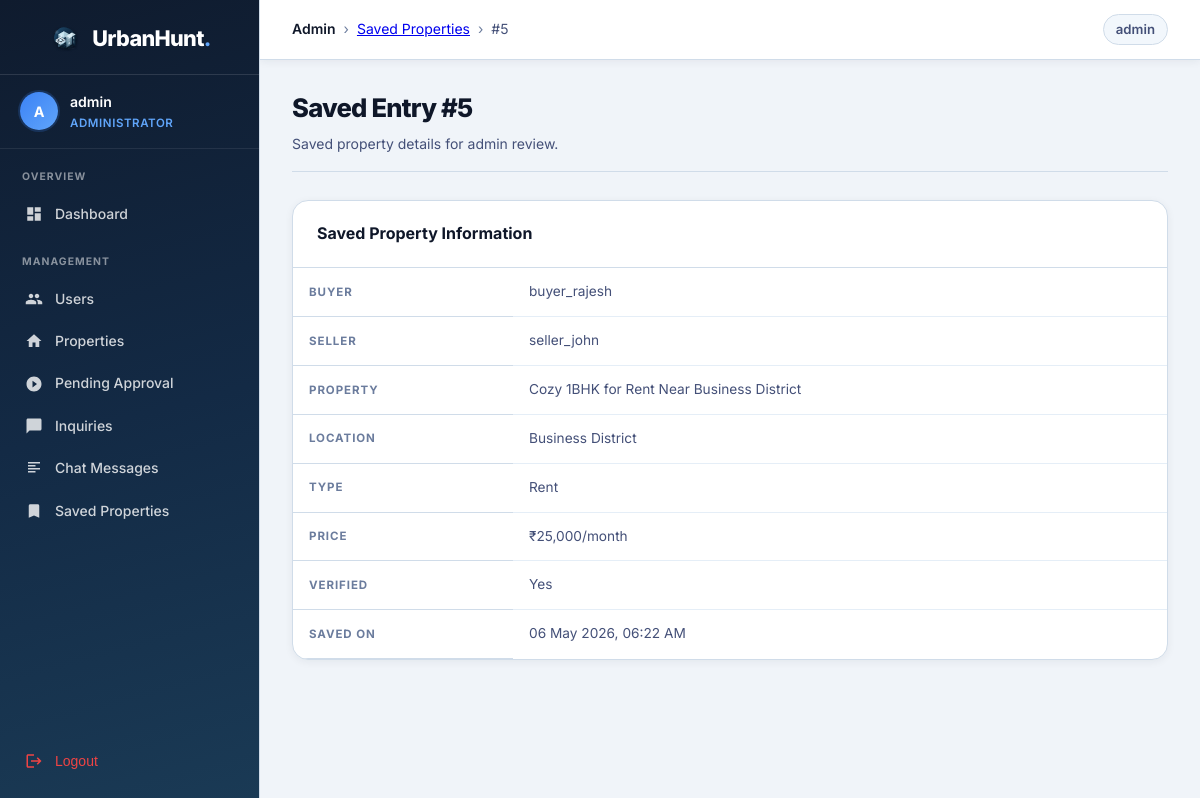
The app's page /panel/saved/5/ (signed in), older data.
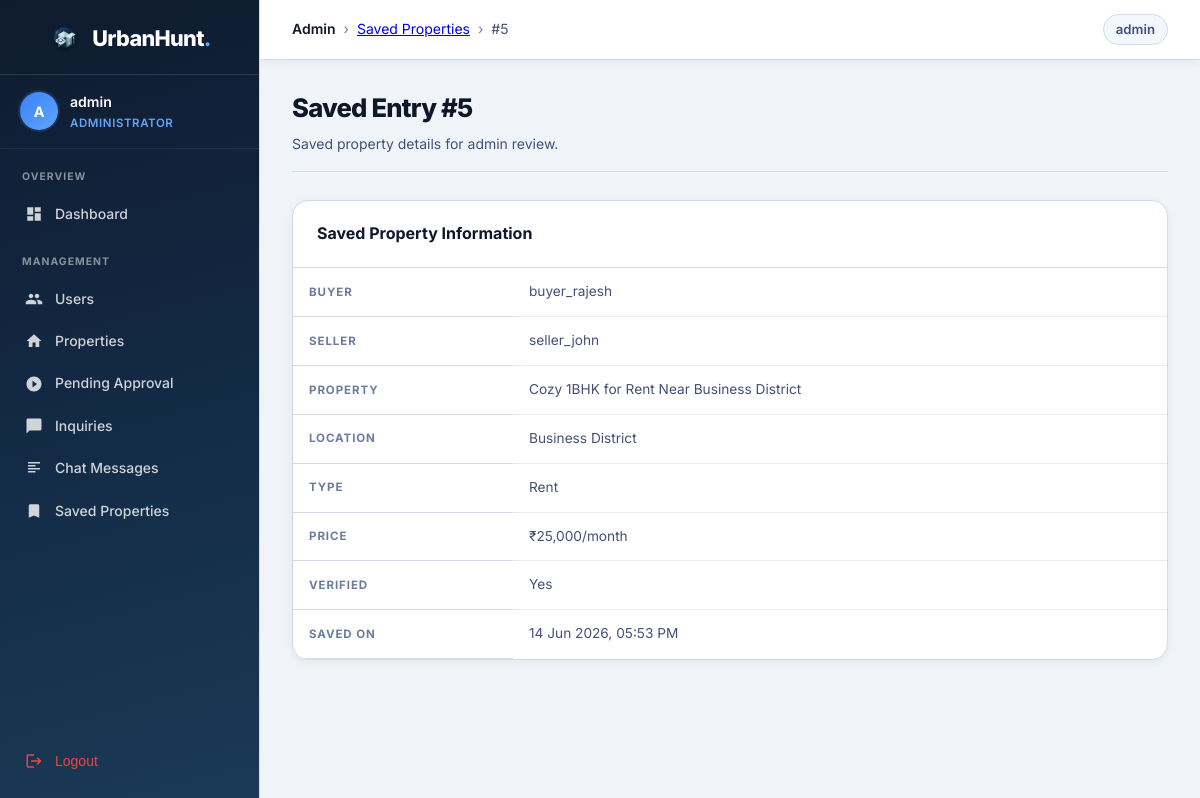
The same page, newer data.
### core/models.py (models this page shows, shortened)
class SavedProperty(models.Model):
	buyer = models.ForeignKey(
		User,
		on_delete=models.CASCADE,
		related_name="saved_properties",
		limit_choices_to={"role": User.Role.BUYER},
	)
	property = models.ForeignKey(Property, on_delete=models.CASCADE, related_name="saved_by")
	created_at = models.DateTimeField(auto_now_add=True)
	class Meta:
		unique_together = ("buyer", "property")
		ordering = ["-created_at"]

class User(AbstractUser):
	class Role(models.TextChoices):
		BUYER = "buyer", "Buyer"
		SELLER = "seller", "Seller"
		ADMIN = "admin", "Admin"
	role = models.CharField(max_length=10, choices=Role.choices, default=Role.BUYER)
	mobile_no = models.CharField(
		max_length=15,
		blank=True,
		validators=[RegexValidator(regex=r"^\+?[0-9]{10,15}$", message="Enter a valid mobile number.")],
	)

class Property(models.Model):
	class PropertyType(models.TextChoices):
		RENT = "rent", "Rent"
		SELL = "sell", "Sell"
	class PropertyStatus(models.TextChoices):
		AVAILABLE = "available", "Available"
		SOLD = "sold", "Sold"
		RENTED = "rented", "Rented"
	title = models.CharField(max_length=255)
	description = models.TextField()
	price = models.CharField(
		max_length=50,
		help_text="e.g., 1.3 cr, 25 lakh, 5k, ₹2500000"
	)
	location = models.CharField(max_length=255)
	property_type = models.CharField(max_length=10, choices=PropertyType.choices)
	amenities = models.TextField(blank=True)
	image = models.FileField(upload_to="properties/images/")
	documents = models.FileField(upload_to="properties/documents/", blank=True, null=True)
	seller = models.ForeignKey(
		User,
		on_delete=models.CASCADE,
		related_name="properties",
		limit_choices_to={"role": User.Role.SELLER},
	)
	is_verified = models.BooleanField(default=False)
	status = models.CharField(
		max_length=10,
		choices=PropertyStatus.choices,
		default=PropertyStatus.AVAILABLE,
	)
	created_at = models.DateTimeField(auto_now_add=True)
	updated_at = models.DateTimeField(auto_now=True)

### core/views.py (the view)
# urls.py: path("panel/saved/<int:pk>/", views.admin_saved_property_detail, name="admin_saved_property_detail"),
@login_required
def admin_saved_property_detail(request, pk):
	guard = _require_admin(request)
	if guard:
		return guard
	saved_item = get_object_or_404(
		SavedProperty.objects.select_related("buyer", "property", "property__seller"),
		buyer__role=User.Role.BUYER,
		pk=pk,
	)
	return render(request, "admin_panel/saved_property_detail.html", {
		"saved_item": saved_item,
		"admin_stats": _admin_stats(),
	})

### core/context_processors.py (called while the page is built, shortened)
def chat_notifications(request):
	user = request.user
	if not user.is_authenticated or user.is_superuser or user.role == User.Role.ADMIN:
		return {"chat_notifications": {"unread_count": 0, "items": []}}

### core/views.py (called while the page is built)
def _require_admin(request):
	if not request.user.is_authenticated:
		return redirect(f"/login/?next={request.path}")
	if not (request.user.is_superuser or request.user.role == User.Role.ADMIN):
		return redirect("core:home")
	return None

def _admin_stats():
	return {
		"total_users": User.objects.count(),
		"buyers": User.objects.filter(role=User.Role.BUYER).count(),
		"sellers": User.objects.filter(role=User.Role.SELLER).count(),
		"verified_properties": Property.objects.filter(is_verified=True).count(),
		"pending_properties": Property.objects.filter(is_verified=False).count(),
		"total_inquiries": InquiryChat.objects.count(),
		"total_messages": ChatMessage.objects.count(),
		"saved_properties": SavedProperty.objects.filter(buyer__role=User.Role.BUYER).count(),
	}

### core/templates/admin_panel/saved_property_detail.html (shortened to what this page needs)
{% extends "admin_panel/base.html" %}
{% block breadcrumb %}<span class="breadcrumb-sep">›</span><a href="{% url 'core:admin_saved_properties' %}">Saved Properties</a><span class="breadcrumb-sep">›</span><span>#{{ saved_item.id }}</span>{% endblock %}
{% block content %}
<div class="page-header">
  <div>
    <h1 class="page-title">Saved Entry #{{ saved_item.id }}</h1>
    <p class="page-subtitle">Saved property details for admin review.</p>
  </div>
</div>
<div class="table-card">
  <div class="table-card-header">
    <span class="table-card-title">Saved Property Information</span>
  </div>
  <div class="table-wrapper">
    <table class="admin-table">
      <tbody>
        <tr><th style="width:220px;">Buyer</th><td>{{ saved_item.buyer.username }}</td></tr>
        <tr><th>Seller</th><td>{{ saved_item.property.seller.username }}</td></tr>
        <tr><th>Property</th><td>{{ saved_item.property.title }}</td></tr>
        <tr><th>Location</th><td>{{ saved_item.property.location }}</td></tr>
        <tr><th>Type</th><td>{{ saved_item.property.get_property_type_display }}</td></tr>
        <tr><th>Price</th><td>₹{{ saved_item.property.price }}</td></tr>
        <tr><th>Verified</th><td>{% if saved_item.property.is_verified %}Yes{% else %}No{% endif %}</td></tr>
        <tr><th>Saved On</th><td>{{ saved_item.created_at|date:"d M Y, h:i A" }}</td></tr>
      </tbody>
    </table>
  </div>
</div>
{% endblock %}

Row changes from the older to the newer data that the page shows:
changed SavedProperty "buyer_rajesh": created_at "06 May 2026, 06:22 AM" → "14 Jun 2026, 05:53 PM"
